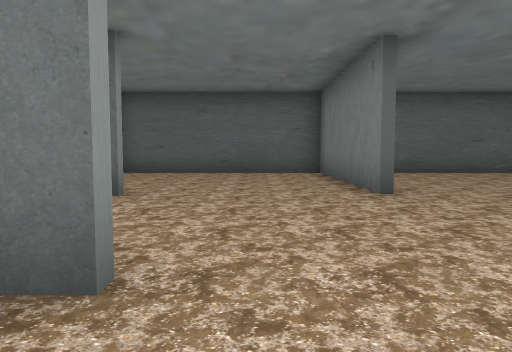
View 1 (above)

23 first-person views from a walk through a 3-D level made in the Unity game engine. The camera is 1.2 m above the floor, tilts 4° down and sees 70° across. The floor is counted in squares, 2 m on a side. Each view is taken from the middle of a square. On the plan, view 1 faces up. The plan holds only what a view shows up to about 10 squares ahead; the rest is blank. The place goes on beyond the plan. The player is left out.

View 2
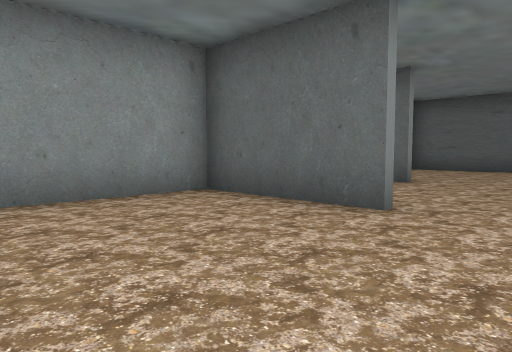

View 3
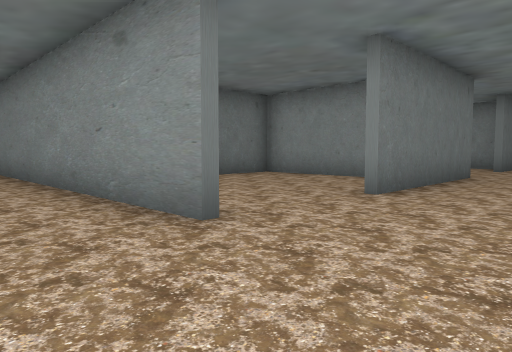

View 4
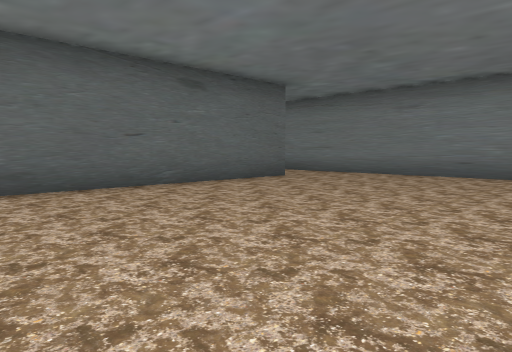

View 5
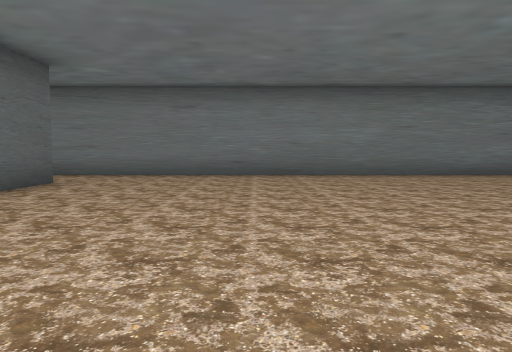

View 6
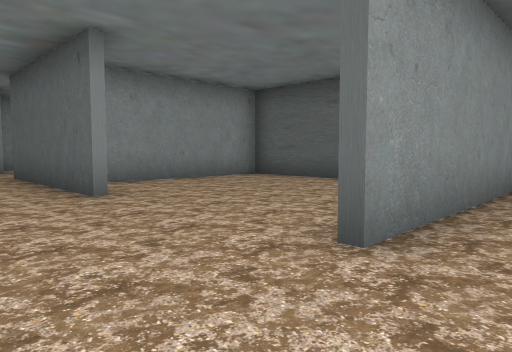

View 7
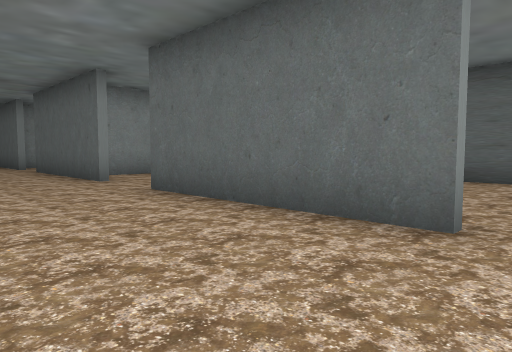

View 8
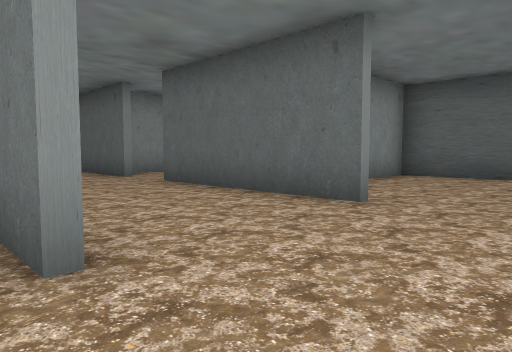

View 9
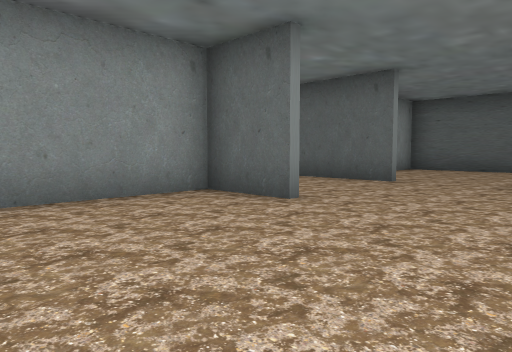

View 10
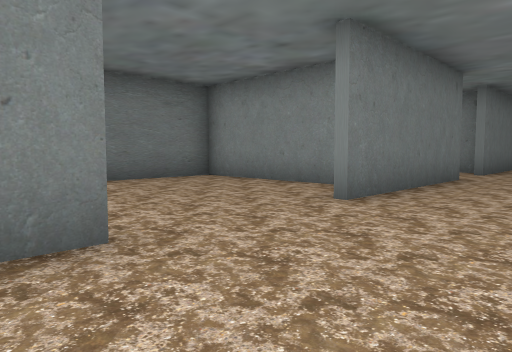

View 11
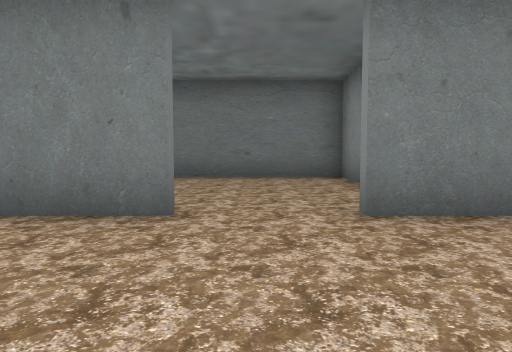

View 12
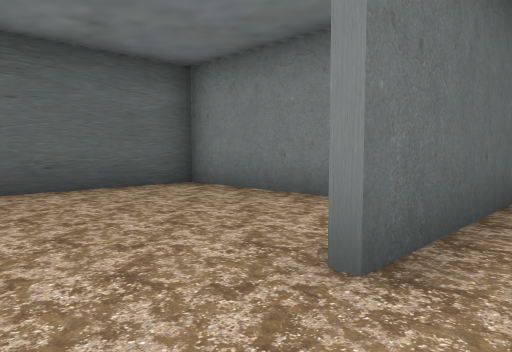

View 13
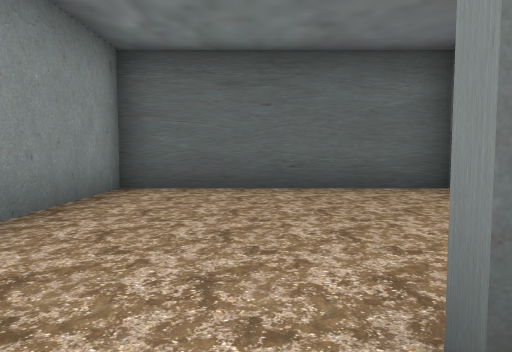

View 14
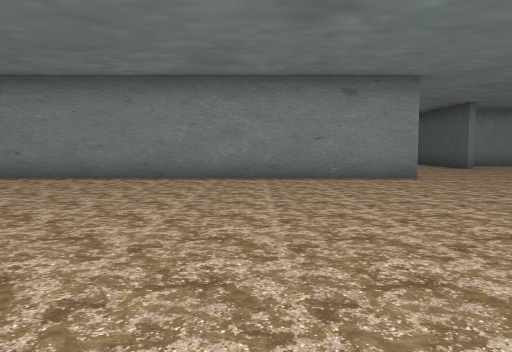

View 15
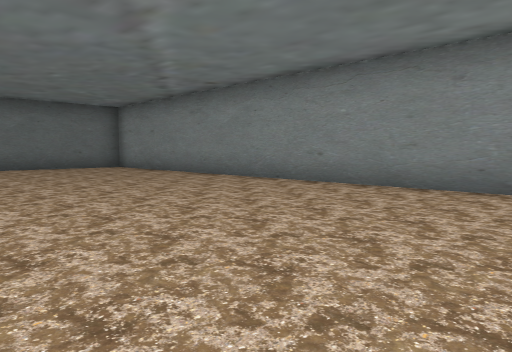

View 16
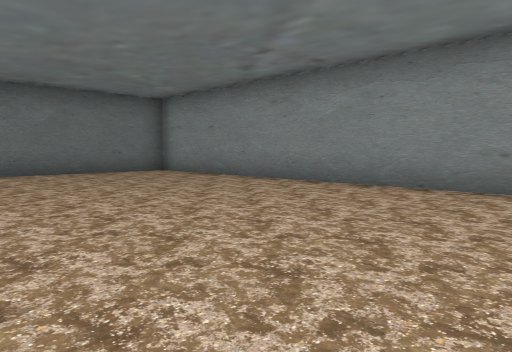

View 17
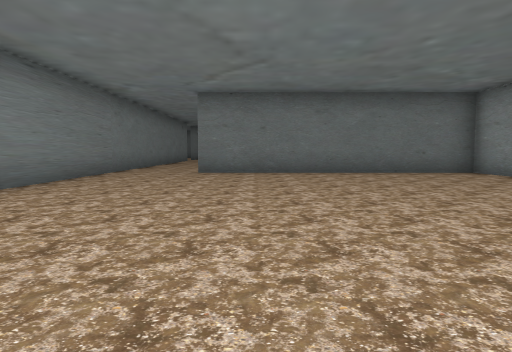

View 18
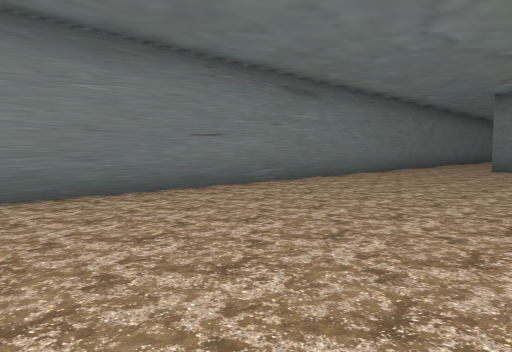

View 19
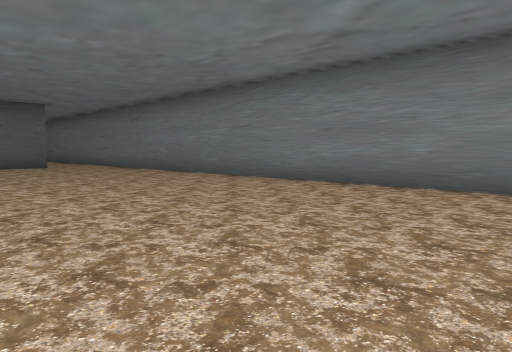

View 20
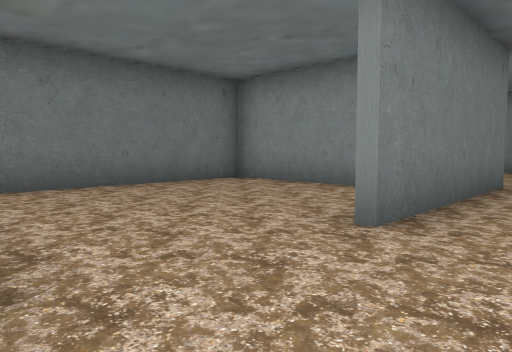

View 21
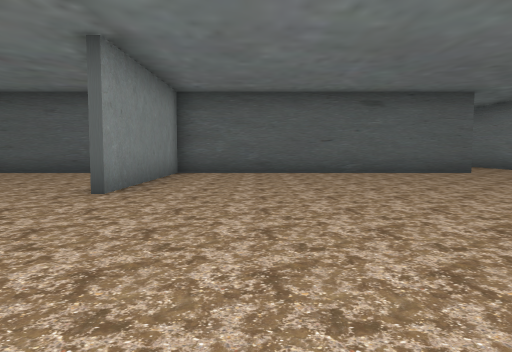

View 22
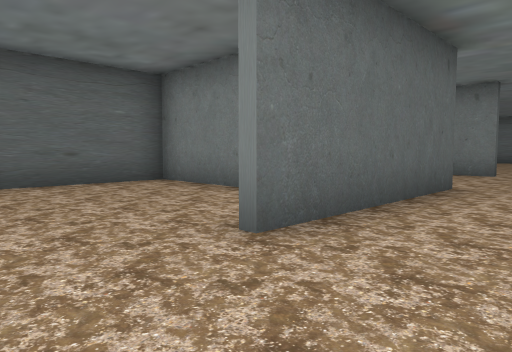

View 23
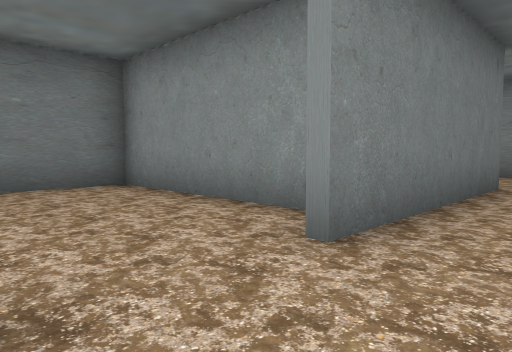

### Floor plan
Points are (right, up) in squares from view 1. A wall is a line through its corners. A room is listed if a view was taken in it or the views show most of it. See-through windows are left out.
Room 1 (views 1, 2)
walls: (-0.6, 1.5) (-3.6, 1.5) (-3.6, -3.1) (1, -3.1)
ways out: opening at (0.5, 1) to room 2
Room 2 (views 3, 4, 5, 6, 7, 10, 12, 13, 14, 15, 16, 17, 18, 19, 20, 21, 22, 23)
walls: (2.1, 1.5) (2.1, -15.9) (9.6, -15.9); (1.7, 5) (1.7, 9.8) (-4, 9.8); (11.9, -3) (11.9, 11); (-1.8, 4.8) (-6.2, 4.8); (-5, 1.7) (-0.6, 1.7); (9.9, 9.8) (1.9, 9.8) (1.9, 5); (-3.8, 9.8) (-3.8, 5.8); (-8.1, 4.8) (-12.5, 4.8); (-12.2, 1.7) (-7.9, 1.7); (11.9, -16) (11.9, -4.8); (-14, 4.8) (-16.5, 4.8); (-16.5, 1.7) (-14, 1.7)
ways out: opening at (0.5, 1) to room 1; opening at (-6.5, 1) to room 3; opening at (-13.5, 5) to room 4; opening at (-7.5, 5) to room 5; opening at (-13.5, 1) to room 6; opening at (10.5, -16); opening at (10.5, 10)
Room 3 (views 8, 9)
walls: (-7.9, 1.5) (-9.5, 1.5) (-9.5, -3.1) (-7, -3.1)
ways out: opening at (-6.5, 1) to room 2
Room 4 (view 11)
walls: (-10, 6.6) (-10, 9.9); (-10, 9.8) (-15.2, 9.8) (-15.2, 5.5)
ways out: opening at (-13.5, 5) to room 2
Room 5 (no view inside)
walls: (-4, 7.4) (-4, 9.9); (-9.8, 9.9) (-9.8, 5.6); (-4, 9.8) (-10, 9.8)
ways out: opening at (-7.5, 5) to room 2
Room 6 (no view inside)
walls: (-14.9, 1.4) (-14.9, -3.1) (-11.1, -3.1)
ways out: opening at (-13.5, 1) to room 2

Where each view was taken, in squares from view 1:
view 1: 0 up, 0 right, facing up
view 2: 2 down, 1 right, facing up-left
view 3: 4 up, 4 right, facing down-left
view 4: 4 up, 3 right, facing up-right
view 5: 6 up, 3 right, facing right
view 6: 3 up, 3 right, facing up-left
view 7: 2 up, 1 left, facing up-left
view 8: 1 up, 6 left, facing up-left
view 9: 2 down, 5 left, facing up-left
view 10: 4 up, 4 left, facing down-left
view 11: 5 up, 13 left, facing down
view 12: 4 up, 14 left, facing up-right
view 13: 4 up, 13 left, facing up
view 14: 2 down, 10 right, facing left
view 15: 3 down, 8 right, facing down-left
view 16: 6 down, 8 right, facing down-left
view 17: 6 down, 8 right, facing down
view 18: 4 down, 7 right, facing down-right
view 19: 4 down, 6 right, facing up-right
view 20: 3 up, 2 right, facing down-left
view 21: 0 up, 4 right, facing up
view 22: 3 up, 8 left, facing up-right
view 23: 3 up, 12 left, facing down-left
